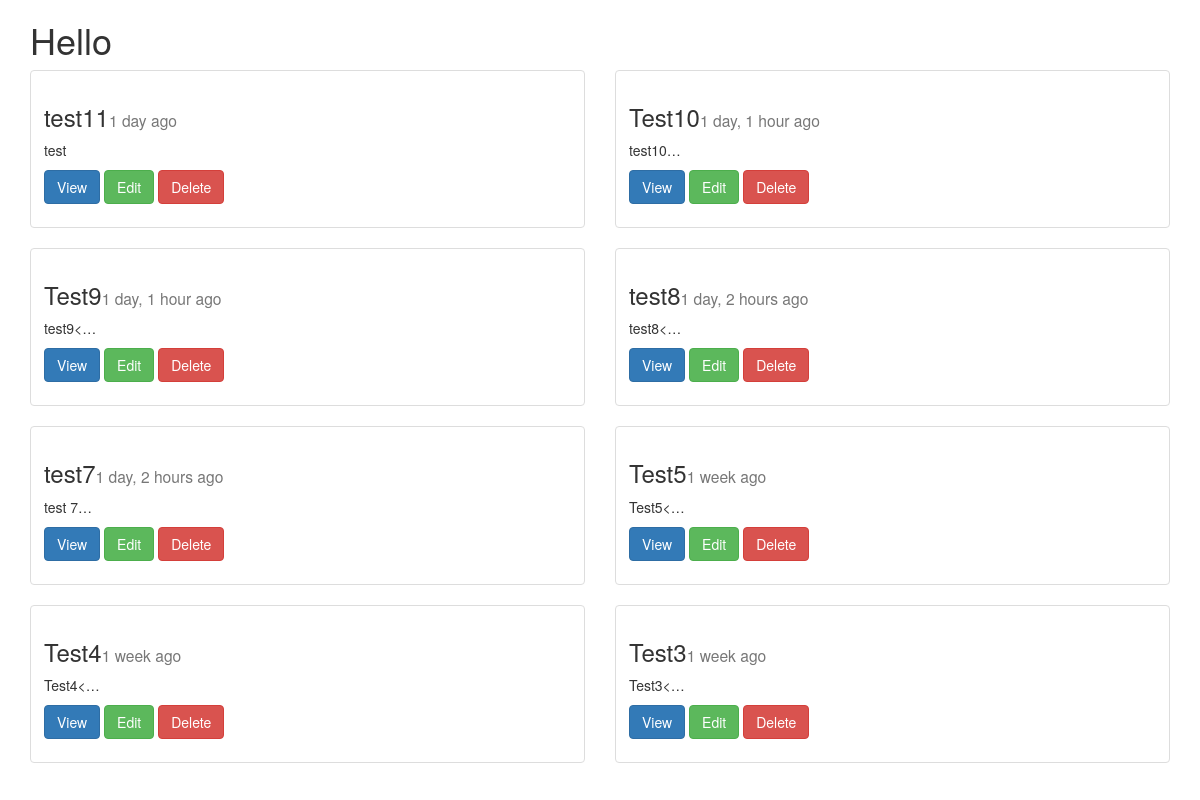
The page /posts/list/ on the database as committed earlier.
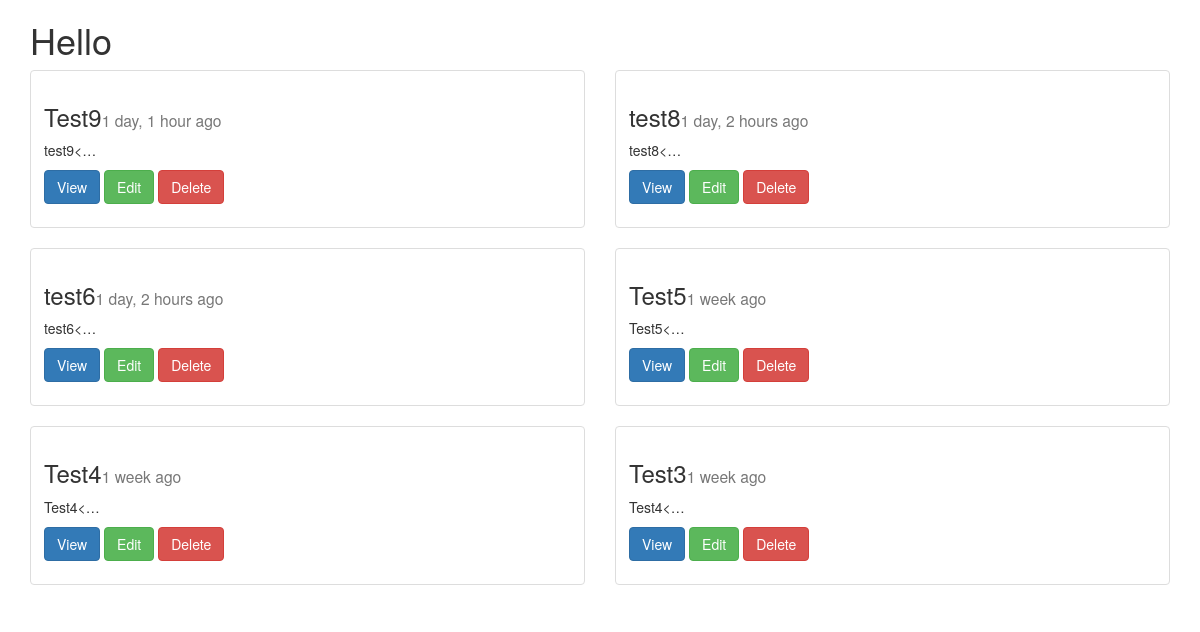
The same page on the database as committed later.
### posts/models.py (models this page shows, shortened)
class Post(models.Model):
	title = models.CharField(max_length=255)
	content = models.TextField()
	updated = models.DateTimeField(auto_now=True, auto_now_add=False)
	timestamp = models.DateTimeField(auto_now=False, auto_now_add=True)
	def get_absolute_url(self):
		return reverse("posts:detail", kwargs={"post_id": self.id})
	class Meta:
		ordering = ['-timestamp', '-updated']

### posts/views.py (the view)
def post_list(request):
	obj_list = Post.objects.all()#.order_by("-timestamp","-updated")
	context = {
	"obj_list": obj_list
	}
	return render(request,	'post_list.html', context)

### posts/templates/post_list.html (shortened to what this page needs)
{% extends "base.html" %}
{% block content %}
<div class="row">
{% for object in obj_list %}
	<div class="col-sm-6">
	    <div class="thumbnail">
      		<div class="caption">
		        <h3>{{object.title}}<small>{{object.timestamp|timesince}} ago</small></h3>
		        <p>{{object.content|linebreaks|truncatechars:10}}</p>
		        <p>
		          <a href="{{object.get_absolute_url}}" class="btn btn-primary">View</a>
		          <a href="{% url 'posts:update' post_id=object.id %}" class="btn btn-success">Edit</a>
		          <a href="{% url 'posts:delete' post_id=object.id %}" class="btn btn-danger">Delete</a>
        		</p>
       	    </div>
        </div>
    </div>
	{% endfor %}
</div>
	</body>
{% endblock content %}

Rows that differ between the two databases and show on the page:
removed Post: title "test11", timestamp "1 day", content "test"
removed Post: title "Test10", timestamp "1 day, 1 hour", content "test10…"
changed Post: title "test7" → "test6"; content "test 7…" → "test6<…"
changed Post "Test3": content "Test3<…" → "Test4<…"
